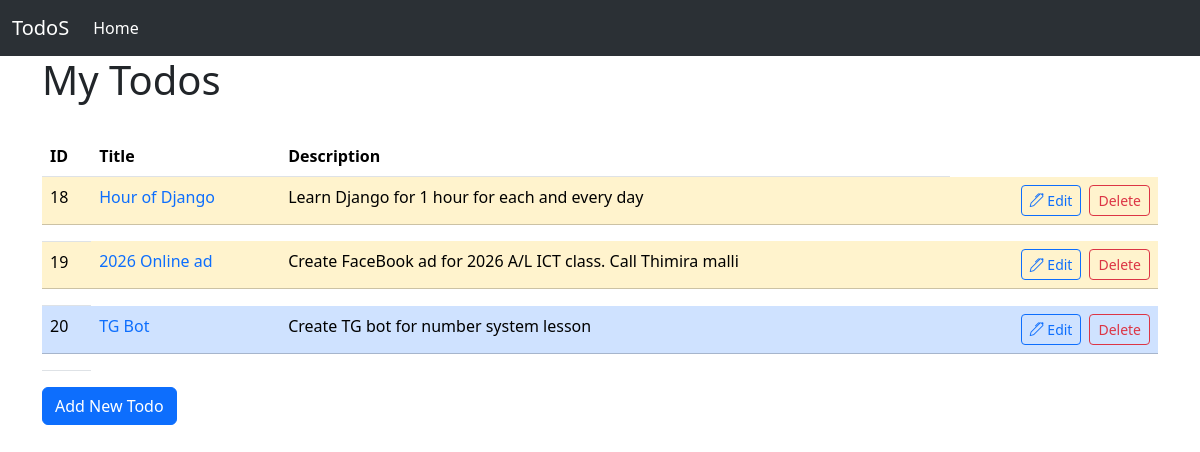
The page / on the database its author committed.
### todoapp/models.py (models this page shows, shortened)
class Todo(models.Model):
    title = models.CharField(max_length=100)
    description = models.CharField(max_length=100)
    completed = models.BooleanField(default=False)
    timestamp = models.DateTimeField(auto_now=True)

### todoapp/views.py (the view)
# urls.py: path('', views.TodoList.as_view(), name='index'),
class TodoList(ListView):
    model = Todo
    context_object_name = 'todos'

### todoapp/templates/todoapp/todo_list.html (shortened to what this page needs)
{% extends 'base.html' %}
{% block content %}
<div class="container">
    <h1>My Todos</h1>
    <br>
    <table class="table">
        <thead>
        <th>ID</th>
        <th>Title</th>
        <th>Description</th>
        </thead>
        <tbody>
        {% for item in todos %}
        {% if item.completed %}
        <tr class="table-primary">
            {% else %}
        <tr class="table-warning">
            {% endif %}
            <td>{{ item.id }}</td>
            <td>
                <a href="{% url 'todoapp:todo' item.id %}" class="link-underline link-underline-opacity-0">
                    {{ item.title }}</a>
            </td>
            <td>{{ item.description }}</td>
            <td>
                <div class="d-flex justify-content-end">
                    <a href="{% url 'todoapp:update' item.id %}" class="btn btn-outline-primary btn-sm me-2">
                        <i class="bi bi-pen"></i>
                        Edit
                    </a>
                    <button class="btn btn-outline-danger btn-sm" data-bs-toggle="modal" data-bs-target="#exampleModal">
                        Delete
                    </button>
                </div>
            </td>
        </tr>
        <tr>
            <td></td>
        </tr>
        {% endfor %}
        </tbody>
    </table>
    <a href="{% url 'todoapp:new' %}" class="btn btn-primary">Add New Todo</a>
</div>
{% endblock %}

### todoapp/templates/base.html (shortened to what this page needs)
<!doctype html>
<html lang="en">
<head>
    <link href="https://cdn.jsdelivr.net/npm/bootstrap@5.3.3/dist/css/bootstrap.min.css" rel="stylesheet"
>
    <link rel="stylesheet" href="https://cdn.jsdelivr.net/npm/bootstrap-icons@1.11.3/font/bootstrap-icons.min.css">
</head>
<body>
{% include 'navbar.html' %}
{% block content %}
{% endblock %}
</body>
</html>

### todoapp/templates/navbar.html (shortened to what this page needs)
<nav class="navbar navbar-expand-lg bg-body-tertiary" data-bs-theme="dark">
    <div class="container-fluid">
        <a class="navbar-brand" href="{% url 'todoapp:index' %}">TodoS</a>
        <div class="collapse navbar-collapse" id="navbarSupportedContent">
            <ul class="navbar-nav me-auto mb-2 mb-lg-0">
                <li class="nav-item">
                    <a class="nav-link active" aria-current="page" href="{% url 'todoapp:index' %}">Home</a>
                </li>
            </ul>
        </div>
    </div>
</nav>

### rows shown on the page
Todo: id "18", title "Hour of Django", description "Learn Django for 1 hour for each and every day"
Todo: id "19", title "2026 Online ad", description "Create FaceBook ad for 2026 A/L ICT class. Call Thimira malli"
Todo: id "20", title "TG Bot", description "Create TG bot for number system lesson"
